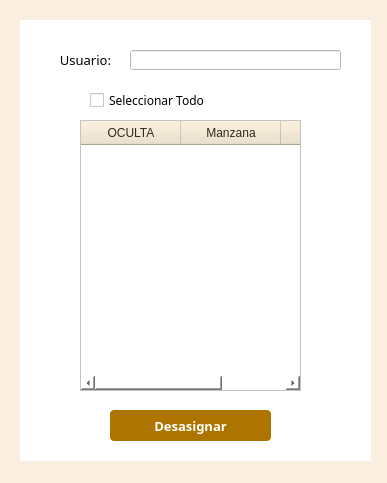
<?xml version="1.0" encoding="UTF-8"?>
<ui version="4.0">
 <class>VentanaAsignacionCampoDialogBase</class>
 <widget class="QDialog" name="VentanaAsignacionCampoDialogBase">
  <property name="geometry">
   <rect>
    <x>0</x>
    <y>0</y>
    <width>387</width>
    <height>483</height>
   </rect>
  </property>
  <property name="minimumSize">
   <size>
    <width>386</width>
    <height>482</height>
   </size>
  </property>
  <property name="maximumSize">
   <size>
    <width>387</width>
    <height>483</height>
   </size>
  </property>
  <property name="windowTitle">
   <string>Asignacion de Campo</string>
  </property>
  <property name="styleSheet">
   <string notr="true">QDialog{
background : rgb(250,238,224);
}</string>
  </property>
  <widget class="QWidget" name="widget" native="true">
   <property name="geometry">
    <rect>
     <x>20</x>
     <y>20</y>
     <width>351</width>
     <height>441</height>
    </rect>
   </property>
   <property name="styleSheet">
    <string notr="true">QWidget{
background : rgb(255,255,255);
}</string>
   </property>
   <widget class="QPushButton" name="btnLiberar">
    <property name="geometry">
     <rect>
      <x>90</x>
      <y>390</y>
      <width>161</width>
      <height>31</height>
     </rect>
    </property>
    <property name="font">
     <font>
      <family>Century Gothic</family>
      <pointsize>10</pointsize>
      <weight>75</weight>
      <bold>true</bold>
     </font>
    </property>
    <property name="styleSheet">
     <string notr="true">QPushButton{
background : rgb(174, 116, 0);
color : rgb(255, 255, 255);
border-radius : 4px;
}
QPushButton::hover{
background : rgb(104, 69, 13);
color : rgb(255, 255, 255);
border-radius : 4px;
}
QPushButton:disabled {
background: rgb(217, 217, 217)
}</string>
    </property>
    <property name="text">
     <string>Desasignar</string>
    </property>
   </widget>
   <widget class="QTableWidget" name="tablaMazPred">
    <property name="geometry">
     <rect>
      <x>60</x>
      <y>100</y>
      <width>221</width>
      <height>271</height>
     </rect>
    </property>
    <property name="font">
     <font>
      <family>Century Gothic</family>
     </font>
    </property>
    <property name="styleSheet">
     <string notr="true">QHeaderView::section
{
background-color: rgb(238,225,200);
color : rgb(52, 42, 24 );
text-align: right;
font-size:12px;
height:24px
}</string>
    </property>
    <column>
     <property name="text">
      <string>OCULTA</string>
     </property>
    </column>
    <column>
     <property name="text">
      <string>Manzana</string>
     </property>
    </column>
    <column>
     <property name="text">
      <string>Predio</string>
     </property>
    </column>
   </widget>
   <widget class="QCheckBox" name="chkTodo">
    <property name="geometry">
     <rect>
      <x>70</x>
      <y>70</y>
      <width>161</width>
      <height>20</height>
     </rect>
    </property>
    <property name="font">
     <font>
      <family>Century Gothic</family>
     </font>
    </property>
    <property name="text">
     <string>Seleccionar Todo</string>
    </property>
   </widget>
   <widget class="QLineEdit" name="fldUsuario">
    <property name="geometry">
     <rect>
      <x>110</x>
      <y>30</y>
      <width>211</width>
      <height>20</height>
     </rect>
    </property>
    <property name="font">
     <font>
      <family>Century Gothic</family>
      <pointsize>9</pointsize>
     </font>
    </property>
    <property name="styleSheet">
     <string notr="true"/>
    </property>
   </widget>
   <widget class="QLabel" name="lblUsuario">
    <property name="geometry">
     <rect>
      <x>10</x>
      <y>30</y>
      <width>81</width>
      <height>20</height>
     </rect>
    </property>
    <property name="font">
     <font>
      <family>Century Gothic</family>
      <pointsize>10</pointsize>
     </font>
    </property>
    <property name="text">
     <string>&lt;html&gt;&lt;head/&gt;&lt;body&gt;&lt;p align=&quot;right&quot;&gt;Usuario:&lt;/p&gt;&lt;/body&gt;&lt;/html&gt;</string>
    </property>
   </widget>
  </widget>
 </widget>
 <resources/>
 <connections/>
</ui>
